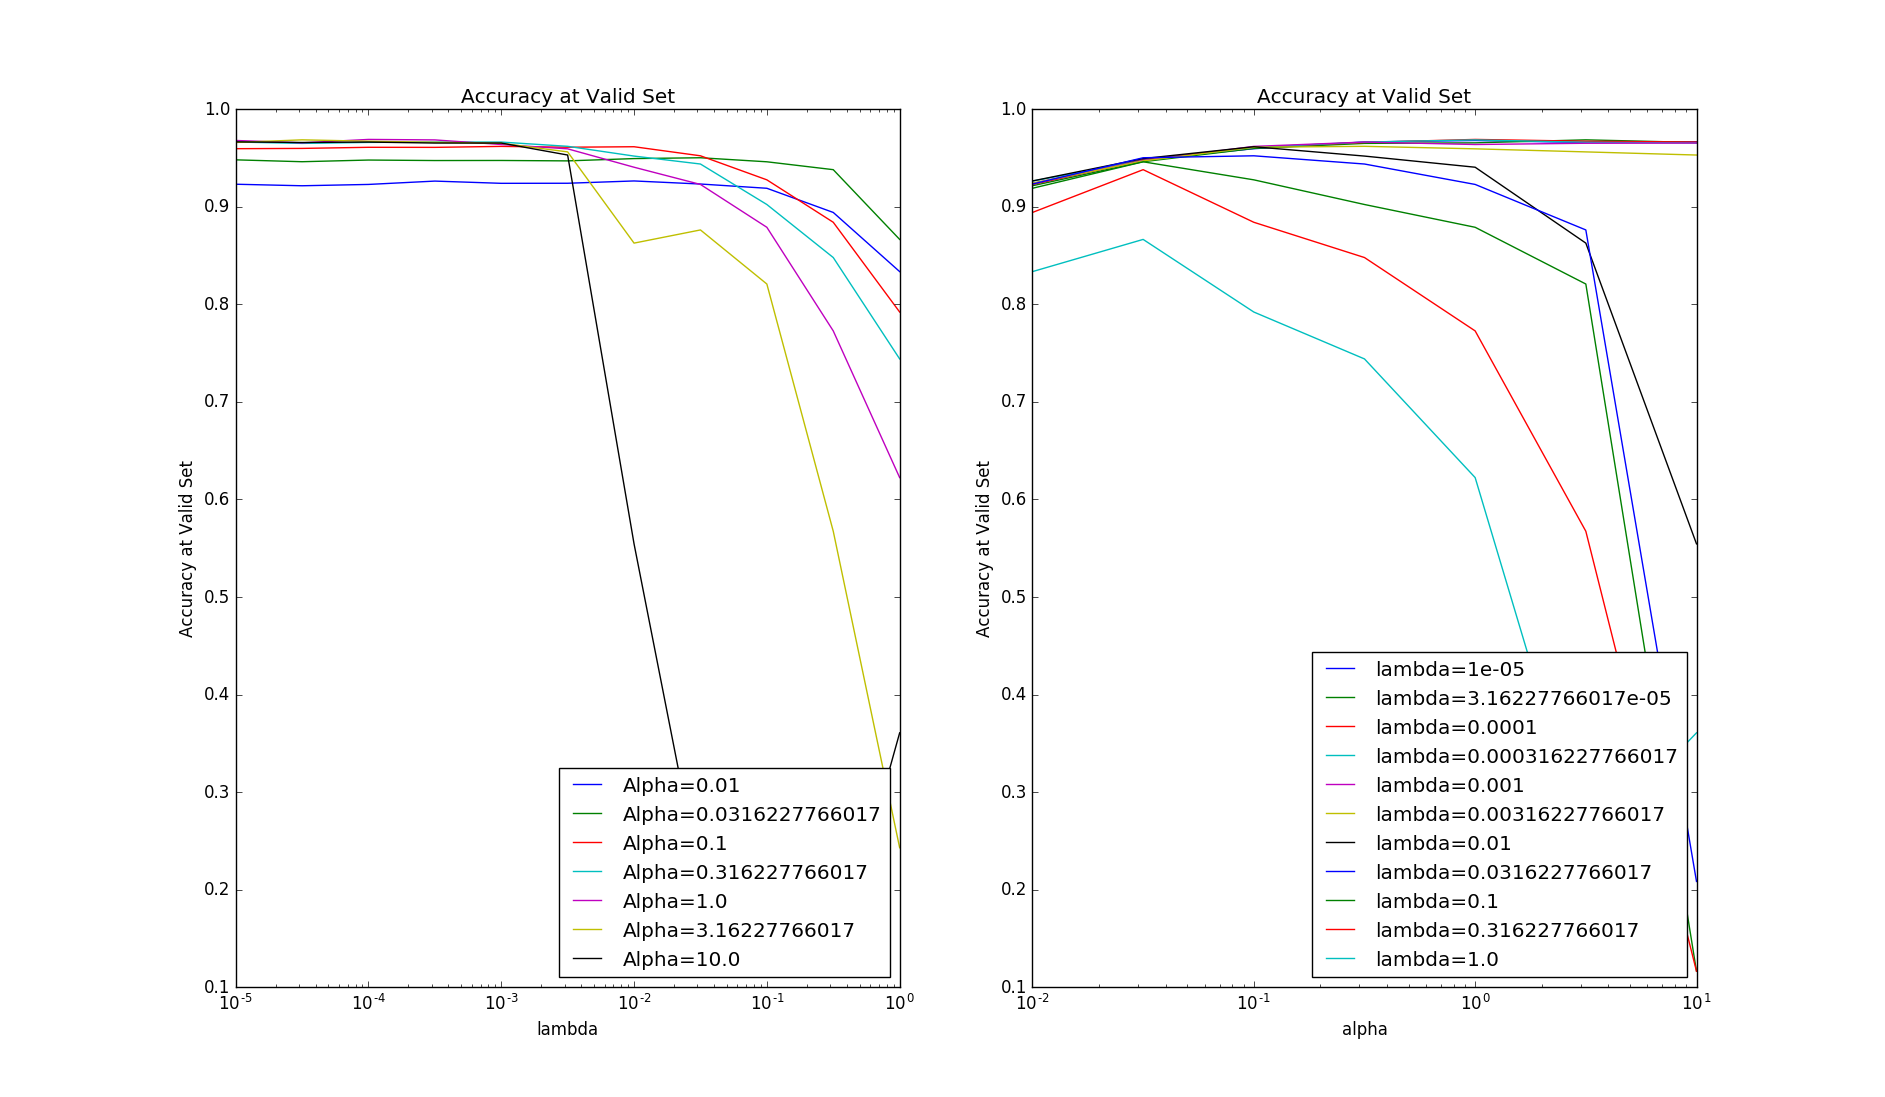

Write Python code to recreate this figure.
import numpy as np
import tensorflow as tf
import matplotlib.pyplot as plt
from sklearn import datasets
from sklearn import preprocessing
import time


if __name__ == '__main__':
	_num_labels=10
	_mnist = datasets.fetch_mldata('MNIST original', data_home=".")
	_array_index_rand = np.random.permutation(range(len(_mnist.data)))
	_X = np.array(_mnist.data, dtype=float)
	_y = _mnist.target
	_y = (np.arange(_num_labels) == _y[:,None]).astype(np.float32)

	print 'X:', _X.shape
	print 'y:', _y.shape

	print 'number of points of dataset:', _X.shape[0]
	print 'number of dimension:', _X.shape[1]
	_num_of_features = _X.shape[1]

	_num_dataset = len(_X)
	_rand_index = np.random.permutation(_num_dataset)
	_valid_start_index = int(_num_dataset*0.6)
	_test_start_index = int(_num_dataset*0.8)
	#_valid_start_index = int(1000)
	#_test_start_index = int(2000)
	_X_train = _X[_rand_index[:_valid_start_index]]
	_y_train = _y[_rand_index[:_valid_start_index]]
	_X_valid = _X[_rand_index[_valid_start_index:_test_start_index]]
	_y_valid = _y[_rand_index[_valid_start_index:_test_start_index]]
	_X_test = _X[_rand_index[_test_start_index:]]
	_y_test = _y[_rand_index[_test_start_index:]]
	_scaler = preprocessing.StandardScaler()
	_scaler.fit(_X_train)
	_X_train = _scaler.transform(_X_train)
	_X_valid = _scaler.transform(_X_valid)
	_X_test = _scaler.transform(_X_test)
	_num_train_dataset = len(_X_train)
	_num_valid_dataset = len(_X_valid)
	_num_test_dataset = len(_X_test)
	print 'number of train dataset:', _num_train_dataset
	print 'number of valid dataset:', _num_valid_dataset
	print 'number of test dataset:', _num_test_dataset
	del(_rand_index)

	#*********Definition ********************
	_n_of_hidden_nodes = 1024
	_num_steps = 3001
	_batch_size = 128
	_graph = tf.Graph()
	with _graph.as_default():
		_tf_X_train = tf.placeholder(tf.float32, shape=(_batch_size, _num_of_features))
		_tf_y_train = tf.placeholder(tf.float32, shape=(_batch_size, _num_labels))
		
		_tf_X_valid = tf.constant(_X_valid, dtype=tf.float32)
		_tf_X_test  = tf.constant(_X_test, dtype=tf.float32)
		
		_weights1 = tf.Variable(tf.truncated_normal([_num_of_features, _n_of_hidden_nodes]), dtype=tf.float32)
		_biases1 = tf.Variable(tf.zeros([_n_of_hidden_nodes]), dtype=tf.float32)
		_weights2 = tf.Variable(tf.truncated_normal([_n_of_hidden_nodes, _num_labels]), dtype=tf.float32)
		_biases2 = tf.Variable(tf.zeros([_num_labels]), dtype=tf.float32)
		_tf_lambda = tf.placeholder(tf.float32)
		_tf_alpha = tf.placeholder(tf.float32)

		_hidden_hypo = tf.nn.relu(tf.matmul(_tf_X_train, _weights1) + _biases1)
		_hidden_hypo = tf.nn.dropout(_hidden_hypo,0.5)
		_logits = tf.matmul(_hidden_hypo, _weights2) + _biases2
		_loss = tf.reduce_mean(tf.nn.softmax_cross_entropy_with_logits(_logits, _tf_y_train))+ 0.5 * _tf_lambda * (tf.nn.l2_loss(_weights1) + tf.nn.l2_loss(_weights2))

		_optimizer = tf.train.AdagradOptimizer(_tf_alpha).minimize(_loss)

		_train_prediction = tf.nn.softmax(_logits)
		_valid_prediction = tf.nn.softmax(tf.matmul(tf.nn.relu(tf.matmul(_tf_X_valid, _weights1) + _biases1), _weights2) + _biases2)
		_test_prediction = tf.nn.softmax(tf.matmul(tf.nn.relu(tf.matmul(_tf_X_test, _weights1) + _biases1), _weights2) + _biases2)

	def accuracy(_predictions, _labels):
		return ( np.sum(np.argmax(_predictions, 1) == np.argmax(_labels, 1)) / float(_predictions.shape[0]) )

	#***Learning****************************
	print '*****************************'
	print 'Start Learning'
	_time_start = time.time()
	_alpha_list = np.logspace(-2,1,7)
	_lambda_list = np.logspace(-5,0,11)
	_scores = np.ndarray( (len(_alpha_list), len(_lambda_list) ), dtype=float)
	with tf.Session(graph=_graph) as _session:
		_best_accuracy_valid = None
		_best_alpha = None
		_best_lambda = None
		for _al_index, _alpha in enumerate(_alpha_list):
			for _lam_index, _lambda in enumerate(_lambda_list):
				tf.initialize_all_variables().run()
				for _step in range(_num_steps):
					#_delta=100.0
					_offset = (_step * _batch_size) % (_num_train_dataset - _batch_size)
					_batch_data		= _X_train[_offset:(_offset + _batch_size), :]
					_batch_labels	= _y_train[_offset:(_offset + _batch_size)]
					_feed_dict = {_tf_X_train : _batch_data, _tf_y_train : _batch_labels, _tf_lambda: _lambda, _tf_alpha:_alpha}
					_, _l, _predictions = _session.run([_optimizer, _loss, _train_prediction], feed_dict=_feed_dict)
					if (_step % 500 == 0):
						_accuracy_valid = accuracy(_valid_prediction.eval(), _y_valid)
						if _best_accuracy_valid is None or _accuracy_valid>_best_accuracy_valid:
							#if _best_accuracy_valid is not None: _delta = _accuracy_valid - _best_accuracy_valid;
							_best_accuracy_valid = _accuracy_valid
							_best_alpha = _alpha
							_best_lambda = _lambda
							#if _delta < 0.001: break;
				_accuracy_valid = accuracy(_valid_prediction.eval(), _y_valid)
				_scores[_al_index, _lam_index] = _accuracy_valid
				print 'alpha='+str(_alpha)+',\tlambda='+str(_lambda)+',\tValidAccuracy='+str(_accuracy_valid)

		tf.initialize_all_variables().run()
		for _step in range(_num_steps):
			_offset = (_step * _batch_size) % (_num_train_dataset - _batch_size)
			_batch_data		= _X_train[_offset:(_offset + _batch_size), :]
			_batch_labels	= _y_train[_offset:(_offset + _batch_size)]
			_feed_dict = {_tf_X_train : _batch_data, _tf_y_train : _batch_labels, _tf_lambda: _best_lambda, _tf_alpha:_best_alpha}
			_, _l, _predictions = _session.run([_optimizer, _loss, _train_prediction], feed_dict=_feed_dict)
		print 'End Learning'
		print 'Validation Best Accuracy:', _best_accuracy_valid
		print 'Validation Best Error Rate:', (1.0-_best_accuracy_valid)
		print 'Validation Best Alpha:', _best_alpha
		print 'Validation Best Lambda:', _best_lambda
		print '*****************************'
		print 'Test Accuracy:', accuracy(_test_prediction.eval(), _y_test)
		print 'Test Error Rate:', (1.0-accuracy(_test_prediction.eval(), _y_test))
		_test_predict_final = _test_prediction.eval().copy()

		_time_end = time.time()
		print 'time for learning:', str(_time_end-_time_start) + 'sec\t(' + str((_time_end-_time_start)/60.0) + 'min)'

	plt.subplot(1, 2, 1)
	for _al_index, _alpha in enumerate(_alpha_list):
		plt.plot(_lambda_list, _scores[_al_index, :], label='Alpha='+str(_alpha))
	plt.title('Accuracy at Valid Set')
	plt.xscale('log')
	plt.xlabel('lambda')
	plt.ylabel('Accuracy at Valid Set')
	plt.legend(loc='lower right')

	plt.subplot(1, 2, 2)
	for _lam_index, _lambda in enumerate(_lambda_list):
		plt.plot(_alpha_list, _scores[:, _lam_index], label='lambda='+str(_lambda))
	plt.title('Accuracy at Valid Set')
	plt.xscale('log')
	plt.xlabel('alpha')
	plt.ylabel('Accuracy at Valid Set')
	plt.legend(loc='lower right')
	plt.show()
